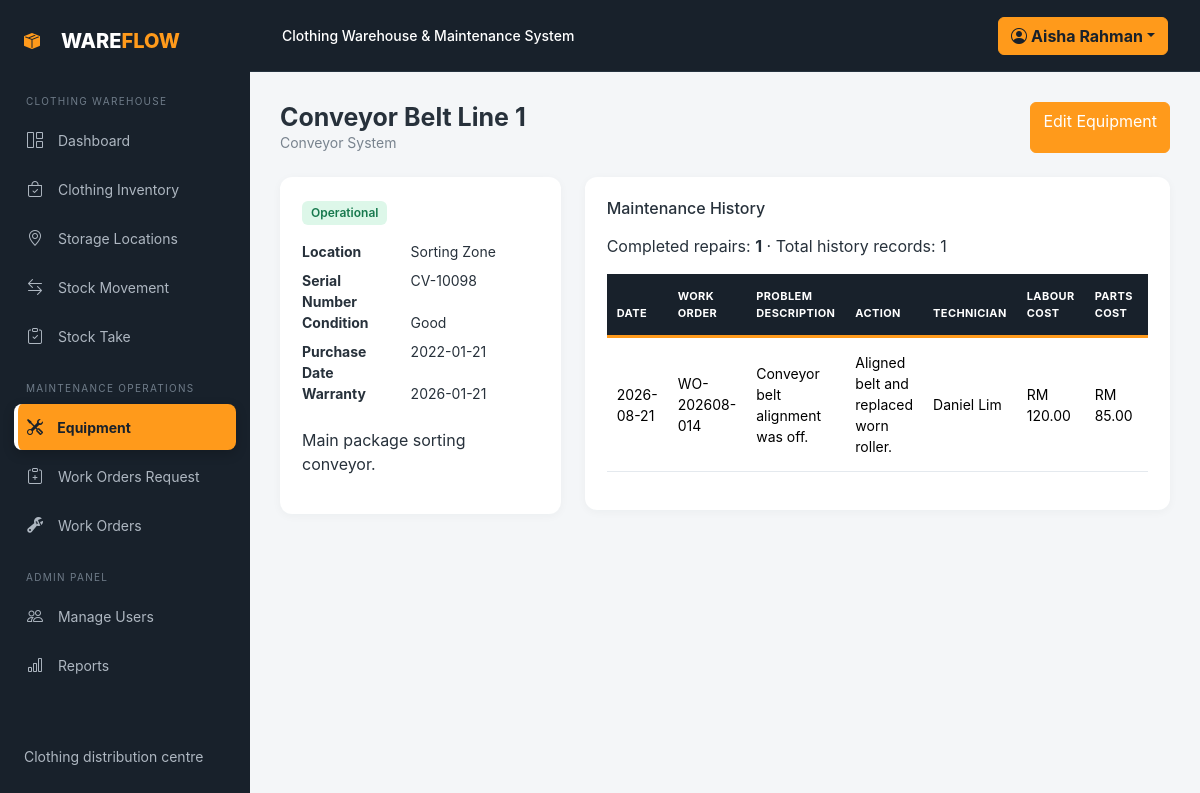
The app's page /equipment/view.php?id=3 (signed in) with its own data.
### tables this page shows
CREATE TABLE equipment (id INT AUTO_INCREMENT PRIMARY KEY,equipment_code VARCHAR(40) NOT NULL UNIQUE,equipment_name VARCHAR(120) NOT NULL,category VARCHAR(80) NOT NULL,serial_number VARCHAR(100) NULL,location VARCHAR(120) NOT NULL,purchase_date DATE NULL,warranty_expiry DATE NULL,status ENUM('Operational','Under Maintenance','Breakdown','Retired') NOT NULL DEFAULT 'Operational',condition_status ENUM('Good','Fair','Poor') NOT NULL DEFAULT 'Good',description TEXT NULL,created_at TIMESTAMP DEFAULT CURRENT_TIMESTAMP,updated_at TIMESTAMP DEFAULT CURRENT_TIMESTAMP ON UPDATE CURRENT_TIMESTAMP);

CREATE TABLE maintenance_records (id INT AUTO_INCREMENT PRIMARY KEY,equipment_id INT NOT NULL,work_order_id INT NULL,technician_id INT NULL,maintenance_date DATE NOT NULL,problem_description TEXT NOT NULL,action_taken TEXT NOT NULL,status ENUM('Completed','Cancelled') NOT NULL DEFAULT 'Completed',labour_cost DECIMAL(10,2) NOT NULL DEFAULT 0,parts_cost DECIMAL(10,2) NOT NULL DEFAULT 0,other_cost DECIMAL(10,2) NOT NULL DEFAULT 0,total_cost DECIMAL(10,2) NOT NULL DEFAULT 0,created_at TIMESTAMP DEFAULT CURRENT_TIMESTAMP,FOREIGN KEY(equipment_id) REFERENCES equipment(id),FOREIGN KEY(work_order_id) REFERENCES work_orders(id),FOREIGN KEY(technician_id) REFERENCES users(id));

CREATE TABLE work_orders (id INT AUTO_INCREMENT PRIMARY KEY,work_order_code VARCHAR(40) NOT NULL UNIQUE,request_id INT NULL,equipment_id INT NOT NULL,assigned_to INT NULL,problem_description TEXT NOT NULL,priority ENUM('Low','Medium','High','Critical') NOT NULL,start_date DATE NULL,due_date DATE NULL,completion_date DATE NULL,status ENUM('Assigned','In Progress','Completed','Cancelled') NOT NULL DEFAULT 'Assigned',repair_notes TEXT NULL,created_at TIMESTAMP DEFAULT CURRENT_TIMESTAMP,updated_at TIMESTAMP DEFAULT CURRENT_TIMESTAMP ON UPDATE CURRENT_TIMESTAMP,FOREIGN KEY(request_id) REFERENCES maintenance_requests(id),FOREIGN KEY(equipment_id) REFERENCES equipment(id),FOREIGN KEY(assigned_to) REFERENCES users(id));

CREATE TABLE users (id INT AUTO_INCREMENT PRIMARY KEY,name VARCHAR(100) NOT NULL,email VARCHAR(120) NOT NULL UNIQUE,password VARCHAR(255) NOT NULL,role ENUM('Admin','Maintenance Staff','Warehouse Staff') NOT NULL,is_active TINYINT(1) NOT NULL DEFAULT 1,created_at TIMESTAMP DEFAULT CURRENT_TIMESTAMP,updated_at TIMESTAMP DEFAULT CURRENT_TIMESTAMP ON UPDATE CURRENT_TIMESTAMP);

### includes/auth.php (called while the page is built, shortened)
<?php
function e($value) { return htmlspecialchars((string)$value, ENT_QUOTES, 'UTF-8'); }
function is_logged_in() { return isset($_SESSION['user']); }
function is_system_admin() { return is_logged_in() && ($_SESSION['user']['role'] ?? '') === 'Admin'; }

### includes/language.php (called while the page is built, shortened)
<?php
function current_language(): string {
    return 'en';
}
function t(string $key): string {
    $language = current_language();
    return $translations[$language][$key] ?? $translations['en'][$key] ?? $key;
}
function tv(string $value): string {
    $values = [
        'Operational' => ['en' => 'Operational', 'zh' => '正常运行'], 'Under Maintenance' => ['en' => 'Under Maintenance', 'zh' => '维修中'],
        'Breakdown' => ['en' => 'Breakdown', 'zh' => '故障'], 'Retired' => ['en' => 'Retired', 'zh' => '已停用'],
        'Pending' => ['en' => 'Pending', 'zh' => '待处理'], 'Assigned' => ['en' => 'Assigned', 'zh' => '已分配'],
        'In Progress' => ['en' => 'In Progress', 'zh' => '进行中'], 'Completed' => ['en' => 'Completed', 'zh' => '已完成'],
        'Rejected' => ['en' => 'Rejected', 'zh' => '已拒绝'], 'Cancelled' => ['en' => 'Cancelled', 'zh' => '已取消'],
        'Low' => ['en' => 'Low', 'zh' => '低'], 'Medium' => ['en' => 'Medium', 'zh' => '中'],
        'High' => ['en' => 'High', 'zh' => '高'], 'Critical' => ['en' => 'Critical', 'zh' => '紧急'],
        'Inbound' => ['en' => 'Inbound', 'zh' => '入库'], 'Outbound' => ['en' => 'Outbound', 'zh' => '出库'],
        'Picking' => ['en' => 'Picking', 'zh' => '拣货'], 'Adjustment' => ['en' => 'Stock Adjustment', 'zh' => '库存调整'],
        'Admin' => ['en' => 'Admin', 'zh' => '管理员'], 'Maintenance Staff' => ['en' => 'Maintenance Staff', 'zh' => '维护人员'], 'Warehouse Staff' => ['en' => 'Warehouse Staff', 'zh' => '仓库人员'],
        'Good' => ['en' => 'Good', 'zh' => '良好'], 'Fair' => ['en' => 'Fair', 'zh' => '一般'], 'Poor' => ['en' => 'Poor', 'zh' => '较差'],
        'Tops' => ['en' => 'Tops', 'zh' => '上装'], 'Bottoms' => ['en' => 'Bottoms', 'zh' => '下装'],
        'Dresses' => ['en' => 'Dresses', 'zh' => '连衣裙'], 'Outerwear' => ['en' => 'Outerwear', 'zh' => '外套'],
        'Footwear' => ['en' => 'Footwear', 'zh' => '鞋类'], 'Accessories' => ['en' => 'Accessories', 'zh' => '配饰'],
        'Underwear' => ['en' => 'Underwear', 'zh' => '内衣'], 'Men' => ['en' => 'Men', 'zh' => '男装'],
        'Women' => ['en' => 'Women', 'zh' => '女装'], 'Kids' => ['en' => 'Kids', 'zh' => '童装'],
        'Unisex' => ['en' => 'Unisex', 'zh' => '中性'], 'Spring/Summer' => ['en' => 'Spring/Summer', 'zh' => '春夏'],
        'Autumn/Winter' => ['en' => 'Autumn/Winter', 'zh' => '秋冬'], 'All Season' => ['en' => 'All Season', 'zh' => '四季'],
    ];
    return $values[$value][current_language()] ?? $value;
}

### equipment/view.php (the view, shortened to what this page needs)
<?php require_once __DIR__.'/../config/database.php'; require_once __DIR__.'/../includes/auth.php'; require_login();$id=(int)($_GET['id']??0);$s=$pdo->prepare('SELECT * FROM equipment WHERE id=?');$s->execute([$id]);$item=$s->fetch(PDO::FETCH_ASSOC);if(!$item)exit('Equipment not found.');$h=$pdo->prepare('SELECT mr.*,u.name technician,w.work_order_code FROM maintenance_records mr LEFT JOIN users u ON u.id=mr.technician_id LEFT JOIN work_orders w ON w.id=mr.work_order_id WHERE mr.equipment_id=? ORDER BY maintenance_date DESC');$h->execute([$id]);$history=$h->fetchAll(PDO::FETCH_ASSOC);$page_title=$item['equipment_name'];require __DIR__.'/../includes/header.php';?>
<div class="d-flex justify-content-between mb-4"><div><h1 class="page-heading"><?=e($item['equipment_name'])?></h1><p class="page-subtitle mb-0"><?=e($item['category'])?></p></div><?php if(is_system_admin()):?><a class="btn btn-primary" href="edit.php?id=<?=$id?>"><?=e(t('edit_equipment'))?></a><?php endif?></div><div class="row g-4"><div class="col-lg-4"><div class="panel"><span class="badge status-<?=str_replace(' ','-',$item['status'])?> mb-3"><?=e(tv($item['status']))?></span><dl class="row small"><dt class="col-5"><?=e(t('location'))?></dt><dd class="col-7"><?=e($item['location'])?></dd><dt class="col-5"><?=e(t('serial_number'))?></dt><dd class="col-7"><?=e($item['serial_number'])?></dd><dt class="col-5"><?=e(t('condition'))?></dt><dd class="col-7"><?=e(tv($item['condition_status']))?></dd><dt class="col-5"><?=e(t('purchase_date'))?></dt><dd class="col-7"><?=e($item['purchase_date']??'Not recorded')?></dd><dt class="col-5"><?=e(t('warranty'))?></dt><dd class="col-7"><?=e($item['warranty_expiry'])?></dd></dl><p><?=nl2br(e($item['description']))?></p></div></div><div class="col-lg-8"><div class="panel"><h2 class="h6 mb-3"><?=e(t('history'))?></h2><p>Completed repairs: <b><?=count(array_filter($history,fn($record)=>$record['status']==='Completed'))?></b> · Total history records: <?=count($history)?></p><div class="table-responsive"><table class="table table-hover maintenance-history-table"><thead><tr><th><?=e(t('date'))?></th><th>Work Order</th><th><?=e(t('problem'))?></th><th><?=e(t('action'))?></th><th><?=e(t('technician'))?></th><th>Labour Cost</th><th>Parts Cost</th><th>Other Cost</th><th>Total Cost</th><th><?=e(t('status'))?></th></tr></thead><tbody><?php foreach($history as $x):?><tr><td><?=e($x['maintenance_date'])?></td><td><?=e($x['work_order_code']??'Not linked')?></td><td><?=e($x['problem_description'])?></td><td><?=e($x['action_taken'])?></td><td><?=e($x['technician']??'—')?></td><?php foreach(['labour_cost','parts_cost','other_cost','total_cost'] as $costField):?><td class="<?= $costField === 'total_cost' ? 'maintenance-total' : '' ?>">RM <?=number_format((float)$x[$costField],2)?></td><?php endforeach?><td><span class="badge status-<?=e($x['status'])?>"><?=e(tv($x['status']))?></span></td></tr><?php endforeach; if(!$history):?><tr><td colspan="10" class="text-center text-muted py-4">No maintenance history yet.</td></tr><?php endif?></tbody></table></div></div></div></div><?php require __DIR__.'/../includes/footer.php'; ?>

### assets/css/style.css (style rules this page uses)
:root { --orange:#ff9a1b;--dark:#18212b;--muted:#f4f6f8 }
* { box-sizing:border-box }
body { background:var(--muted);color:#27313b;font-family:Inter,system-ui,-apple-system,Arial,sans-serif }
.page-heading { font-size:25px;font-weight:700;margin:0 }
.page-subtitle { color:#78838e;font-size:14px }
.metric-card,.panel { border:0;border-radius:12px;background:#fff;box-shadow:0 2px 10px #1d2b3b0a }
.panel { padding:22px }
.table>thead th { font-size:11px;color:#7a8590;text-transform:uppercase;letter-spacing:.4px;background:#f8fafb;border:0 }
.table td { vertical-align:middle;font-size:14px }
.badge { font-weight:600;padding:6px 9px }
.status-Operational,.status-Completed { background:#ddf7e9;color:#18794e }
.btn-primary { background:var(--orange);border-color:var(--orange) }

### equipment/view.php (style rules this page uses)
.maintenance-history-table>thead th { background:#18212b;color:#fff;padding:14px 10px;border-bottom:3px solid #ff9a1b;font-weight:700 }
.maintenance-history-table>tbody td { padding:14px 10px;border-bottom:1px solid #e4e9ee }

### records on screen
equipment: equipment_name "Conveyor Belt Line 1", category "Conveyor System", status "Operational", location "Sorting Zone", serial_number "CV-10098", condition_status "Good", purchase_date "2022-01-21", warranty_expiry "2026-01-21", description "Main package sorting conveyor."
maintenance_records: status "1", maintenance_date "2026-08-21", work_order.work_order_code "WO-202608-014", problem_description "Conveyor belt alignment was off.", action_taken "Aligned belt and replaced worn roller.", technician.name "Daniel Lim", labour_cost "120.00", parts_cost "85.00"

### other values on screen
tl('CLOTHING WAREHOUSE', '服装仓库') "CLOTHING WAREHOUSE"
t('dashboard') "Dashboard"
tl('Clothing Inventory', '服装库存') "Clothing Inventory"
tl('Storage Locations', '存储库位') "Storage Locations"
tl('Stock Movement', '库存作业') "Stock Movement"
tl('MAINTENANCE OPERATIONS', '维护作业') "MAINTENANCE OPERATIONS"
t('equipment') "Equipment"
t('requests') "Work Orders Request"
t('work_orders') "Work Orders"
t('reports') "Reports"
tl('Clothing distribution centre', '服装配送中心') "Clothing distribution centre"
t('system_name') "Clothing Warehouse & Maintenance System"
$_SESSION['user']['name'] "Aisha Rahman"
t('edit_equipment') "Edit Equipment"
t('location') "Location"
